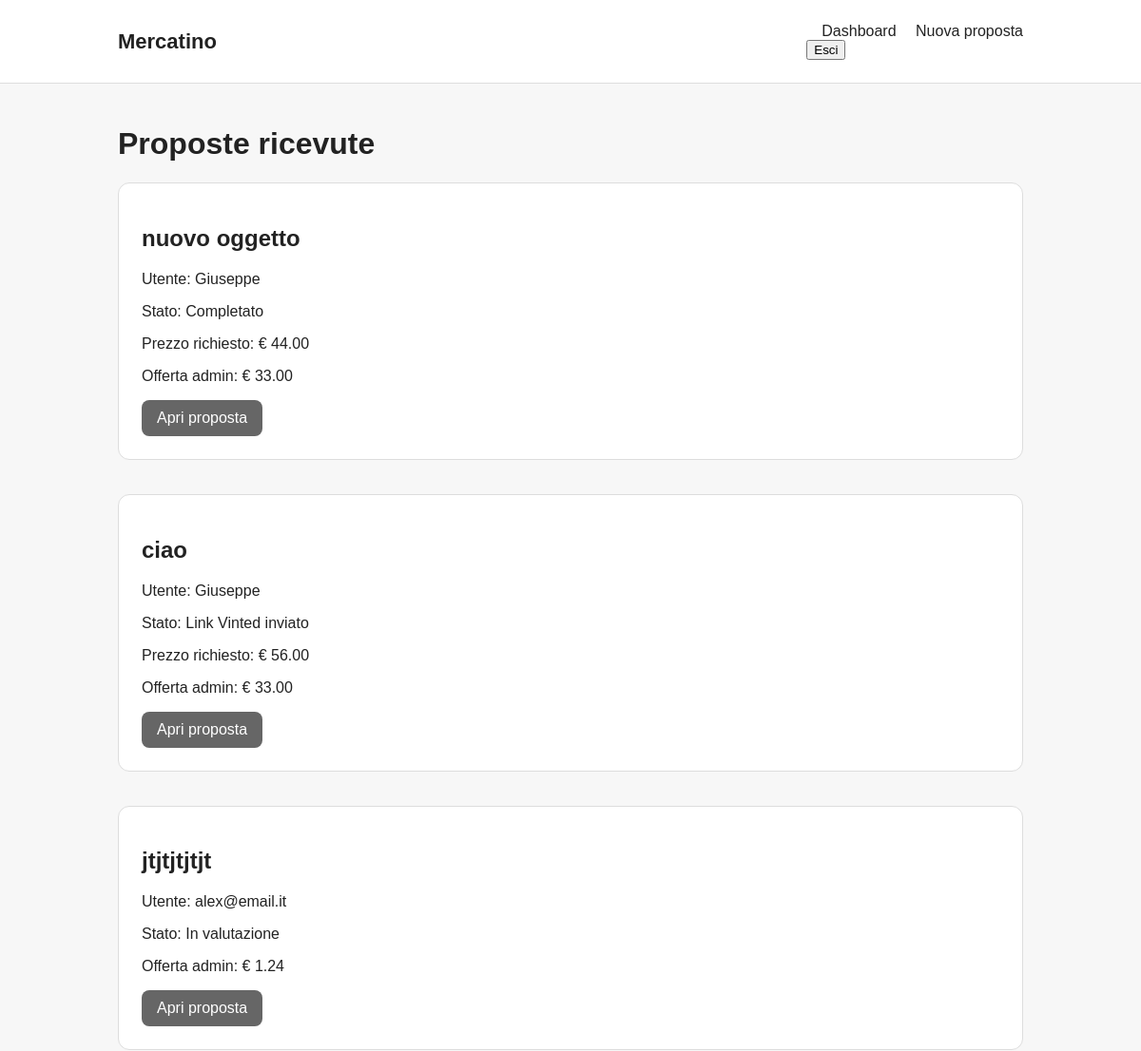
Page /staff/proposte/ (signed in, upper part) on the earlier database version.
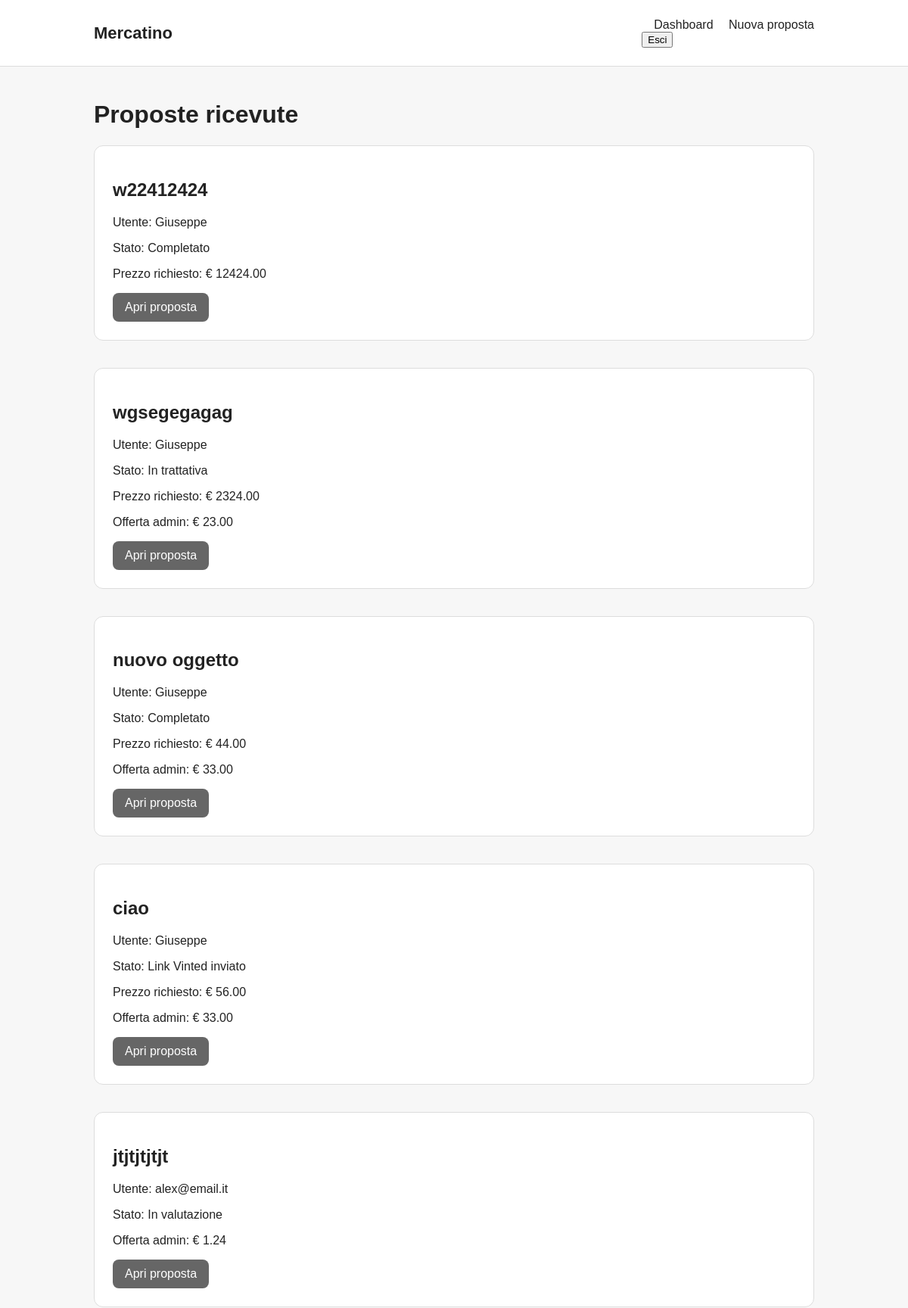
Same page on the later database version.
### proposals/models.py (models this page shows, shortened)
class ItemProposal(models.Model):
    class Status(models.TextChoices):
        UNDER_REVIEW = "under_review", "In valutazione"
        NEGOTIATION = "negotiation", "In trattativa"
        OFFER_SENT = "offer_sent", "Offerta inviata"
        OFFER_ACCEPTED = "offer_accepted", "Offerta accettata"
        WAITING_VINTED_LINK = "waiting_vinted_link", "In attesa link Vinted"
        VINTED_LINK_SENT = "vinted_link_sent", "Link Vinted inviato"
        COMPLETED = "completed", "Completato"
        REJECTED = "rejected", "Rifiutato"
    user = models.ForeignKey(
        settings.AUTH_USER_MODEL,
        on_delete=models.CASCADE,
        related_name="proposals",
    )
    title = models.CharField(max_length=120)
    description = models.TextField()
    requested_price = models.DecimalField(
        max_digits=8,
        decimal_places=2,
        null=True,
        blank=True,
    )
    admin_offer = models.DecimalField(
        max_digits=8,
        decimal_places=2,
        null=True,
        blank=True,
    )
    status = models.CharField(
        max_length=30,
        choices=Status.choices,
        default=Status.UNDER_REVIEW,
    )
    vinted_url = models.URLField(blank=True)
    created_at = models.DateTimeField(auto_now_add=True)
    updated_at = models.DateTimeField(auto_now=True)
    offer_seen_by_user = models.BooleanField(default=False)

### staff_panel/views.py (the view)
# urls.py: path('proposte/', staff_proposal_list_view, name="staff_proposal_list"),
@login_required
@user_passes_test(lambda user: user.is_staff)
def staff_proposal_list_view(request):
    proposals = ItemProposal.objects.all().order_by("-created_at")
    return render(request, "staff_panel/proposal_list.html", {
        "proposals": proposals,
    },)

### templates/staff_panel/proposal_list.html (shortened to what this page needs)
{% extends "base.html" %}
{% block content %}
<h1>Proposte ricevute</h1>
<div class="proposal-grid">
    {% for proposal in proposals %}
        <div class="card">
            <h2>{{ proposal.title }}</h2>
            <p>Utente: {{ proposal.user.username }}</p>
            <p>Stato: {{ proposal.get_status_display }}</p>
            {% if proposal.requested_price %}
                <p>Prezzo richiesto: € {{ proposal.requested_price }}</p>
            {% endif %}
            {% if proposal.admin_offer %}
                <p>Offerta admin: € {{ proposal.admin_offer }}</p>
            {% endif %}
            <a class="button secondary" href="{% url 'staff_proposal_detail' proposal.pk %}">
                Apri proposta
            </a>
        </div>
    {% empty %}
        <div class="card">
            <p>Non ci sono proposte.</p>
        </div>
    {% endfor %}
</div>
{% endblock %}

Differences in the rows shown:
added ItemProposal: title "w22412424", user.username "Giuseppe", status "Completato", requested_price "12424.00"
added ItemProposal: title "wgsegegagag", user.username "Giuseppe", status "In trattativa", requested_price "2324.00", admin_offer "23.00"
